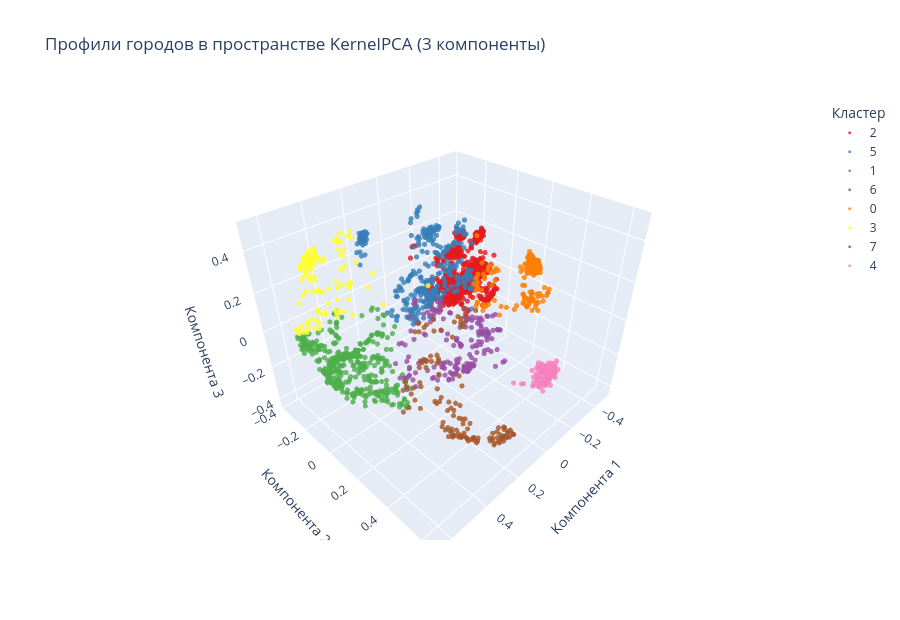

The cell this chart's notebook holds for it:
### Markdown cell above
## 5.2. Профилирование кластеров

После проверки эффекта сегментации интерпретируем сами сегменты:
- какие кластеры более «грязные» по ключевым загрязнителям;
- где выше волатильность;
- как это использовать для маршрутизации прогнозных моделей.

### Code cell
section_bar('5.2. Профили кластеров')

profile_cols = [
    'PM2.5 (ug/m3)__mean', 'PM2.5 (ug/m3)__std',
    'PM10 (ug/m3)__mean', 'PM10 (ug/m3)__std',
    'NO2 (ug/m3)__mean', 'NO2 (ug/m3)__std',
    'SO2 (ug/m3)__mean', 'SO2 (ug/m3)__std',
    'O3 (ug/m3)__mean', 'O3 (ug/m3)__std'
]
profile_cols = [c for c in profile_cols if c in city_profile.columns]

cluster_profile = city_profile.groupby('cluster_id')[profile_cols].mean()
sort_col = 'PM2.5 (ug/m3)__mean' if 'PM2.5 (ug/m3)__mean' in cluster_profile.columns else cluster_profile.columns[0]
cluster_profile = cluster_profile.sort_values(sort_col, ascending=False)
display(cluster_profile)

# 3D-визуализация в KernelPCA-пространстве (те же 3 компоненты, что для KMeans)
import plotly.express as px

vis_df = pd.DataFrame(
    {
        'kpc1': X_cluster[:, 0],
        'kpc2': X_cluster[:, 1],
        'kpc3': X_cluster[:, 2],
        'cluster_id': city_profile['cluster_id'].astype(str),
        'Country': city_profile['Country'],
        'City': city_profile['City'],
    }
)

fig_kpca_3d = px.scatter_3d(
    vis_df,
    x='kpc1',
    y='kpc2',
    z='kpc3',
    color='cluster_id',
    hover_data=['Country', 'City'],
    title='Профили городов в пространстве KernelPCA (3 компоненты)',
    labels={'kpc1': 'Компонента 1', 'kpc2': 'Компонента 2', 'kpc3': 'Компонента 3'},
    color_discrete_sequence=px.colors.qualitative.Set1,
)
fig_kpca_3d.update_traces(marker=dict(size=3, opacity=0.8))
fig_kpca_3d.update_layout(
    legend_title_text='Кластер',
    height=620,
    scene=dict(aspectmode='data', xaxis_title='Компонента 1', yaxis_title='Компонента 2', zaxis_title='Компонента 3'),
)
fig_kpca_3d.show()

# Топ-5 городов из 5 разных стран в каждом кластере
def top_cities_from_unique_countries(group, n=5):
    g = (
        group.sort_values('AQI__mean', ascending=False)
             .drop_duplicates(subset=['Country'], keep='first')
             .head(n)
    )
    return g

city_preview = (
    city_profile[['Country', 'City', 'cluster_id', 'AQI__mean']]
    .groupby('cluster_id', group_keys=False)
    .apply(top_cities_from_unique_countries, n=5)
    .reset_index(drop=True)
)

print(
    f'Кластеров: {city_preview["cluster_id"].nunique()} | '
    f'Городов в превью: {len(city_preview)}'
)
for cid, part in city_preview.groupby('cluster_id'):
    n_countries = part['Country'].nunique()
    n_cities = part['City'].nunique()
    print(f'cluster {cid}: стран={n_countries}, городов={n_cities}')

display(city_preview)

concise_conclusion([
    'Профили кластеров показывают различия по среднему уровню AQI, волатильности и структуре загрязнителей.',
    'Кластеры — сегменты для отдельного прогноза в разделах 6.4–7.',
])

### Figure 1 — Plotly figure (JSON) as saved in the notebook; plotly's stock layout.template omitted (floating-point values rounded to 4 significant figures; data arrays with more than 128 entries replaced by an {"elided": "..."} marker saying what was removed)
{"data": [{"customdata": {"elided": "640x2 str values"}, "hovertemplate": "cluster_id=2<br>Компонента 1=%{x}<br>Компонента 2=%{y}<br>Компонента 3=%{z}<br>Country=%{customdata[0]}<br>City=%{customdata[1]}<extra></extra>", "legendgroup": "2", "marker": {"color": "rgb(228,26,28)", "opacity": 0.8, "size": 3, "symbol": "circle"}, "mode": "markers", "name": "2", "scene": "scene", "showlegend": true, "type": "scatter3d", "x": {"elided": "640 float values"}, "y": {"elided": "640 float values"}, "z": {"elided": "640 float values"}}, {"customdata": {"elided": "324x2 str values"}, "hovertemplate": "cluster_id=5<br>Компонента 1=%{x}<br>Компонента 2=%{y}<br>Компонента 3=%{z}<br>Country=%{customdata[0]}<br>City=%{customdata[1]}<extra></extra>", "legendgroup": "5", "marker": {"color": "rgb(55,126,184)", "opacity": 0.8, "size": 3, "symbol": "circle"}, "mode": "markers", "name": "5", "scene": "scene", "showlegend": true, "type": "scatter3d", "x": {"elided": "324 float values"}, "y": {"elided": "324 float values"}, "z": {"elided": "324 float values"}}, {"customdata": {"elided": "458x2 str values"}, "hovertemplate": "cluster_id=1<br>Компонента 1=%{x}<br>Компонента 2=%{y}<br>Компонента 3=%{z}<br>Country=%{customdata[0]}<br>City=%{customdata[1]}<extra></extra>", "legendgroup": "1", "marker": {"color": "rgb(77,175,74)", "opacity": 0.8, "size": 3, "symbol": "circle"}, "mode": "markers", "name": "1", "scene": "scene", "showlegend": true, "type": "scatter3d", "x": {"elided": "458 float values"}, "y": {"elided": "458 float values"}, "z": {"elided": "458 float values"}}, {"customdata": {"elided": "197x2 str values"}, "hovertemplate": "cluster_id=6<br>Компонента 1=%{x}<br>Компонента 2=%{y}<br>Компонента 3=%{z}<br>Country=%{customdata[0]}<br>City=%{customdata[1]}<extra></extra>", "legendgroup": "6", "marker": {"color": "rgb(152,78,163)", "opacity": 0.8, "size": 3, "symbol": "circle"}, "mode": "markers", "name": "6", "scene": "scene", "showlegend": true, "type": "scatter3d", "x": {"elided": "197 float values"}, "y": {"elided": "197 float values"}, "z": {"elided": "197 float values"}}, {"customdata": {"elided": "288x2 str values"}, "hovertemplate": "cluster_id=0<br>Компонента 1=%{x}<br>Компонента 2=%{y}<br>Компонента 3=%{z}<br>Country=%{customdata[0]}<br>City=%{customdata[1]}<extra></extra>", "legendgroup": "0", "marker": {"color": "rgb(255,127,0)", "opacity": 0.8, "size": 3, "symbol": "circle"}, "mode": "markers", "name": "0", "scene": "scene", "showlegend": true, "type": "scatter3d", "x": {"elided": "288 float values"}, "y": {"elided": "288 float values"}, "z": {"elided": "288 float values"}}, {"customdata": {"elided": "146x2 str values"}, "hovertemplate": "cluster_id=3<br>Компонента 1=%{x}<br>Компонента 2=%{y}<br>Компонента 3=%{z}<br>Country=%{customdata[0]}<br>City=%{customdata[1]}<extra></extra>", "legendgroup": "3", "marker": {"color": "rgb(255,255,51)", "opacity": 0.8, "size": 3, "symbol": "circle"}, "mode": "markers", "name": "3", "scene": "scene", "showlegend": true, "type": "scatter3d", "x": {"elided": "146 float values"}, "y": {"elided": "146 float values"}, "z": {"elided": "146 float values"}}, {"customdata": {"elided": "127x2 str values"}, "hovertemplate": "cluster_id=7<br>Компонента 1=%{x}<br>Компонента 2=%{y}<br>Компонента 3=%{z}<br>Country=%{customdata[0]}<br>City=%{customdata[1]}<extra></extra>", "legendgroup": "7", "marker": {"color": "rgb(166,86,40)", "opacity": 0.8, "size": 3, "symbol": "circle"}, "mode": "markers", "name": "7", "scene": "scene", "showlegend": true, "type": "scatter3d", "x": [0.2367, 0.3547, 0.3486, 0.3102, 0.191, 0.2475, 0.2352, 0.1956, 0.3937, 0.2519, 0.2032, 0.2327, 0.2521, 0.2574, 0.2183, 0.3105, 0.1452, 0.111, 0.3733, 0.2273, 0.4198, 0.3376, 0.36, 0.3647, 0.3073, 0.2323, 0.269, 0.2242, 0.2666, 0.2897, 0.2736, 0.2558, 0.2757, 0.254, 0.1099, 0.09232, 0.2172, 0.2203, 0.2265, 0.1945, 0.3637, 0.2508, 0.3462, 0.2684, 0.3572, 0.3124, 0.3231, 0.2492, 0.2361, 0.3806, 0.3496, 0.2061, 0.344, 0.2371, 0.2555, 0.251, 0.2732, 0.2864, 0.3045, 0.2974, 0.3073, 0.2976, 0.286, 0.3097, 0.2924, 0.2849, 0.3127, 0.2883, 0.2695, 0.2822, 0.2844, 0.2908, 0.248, 0.282, 0.2403, 0.2487, 0.2249, 0.215, 0.243, 0.2529, 0.2637, 0.2403, 0.3499, 0.3514, 0.3618, 0.3775, 0.3641, 0.3343, 0.3517, 0.3603, 0.3633, 0.3549, 0.3583, 0.3742, 0.3523, 0.3291, 0.3976, 0.3802, 0.3983, 0.3813, 0.4012, 0.3704, 0.3916, 0.3927, 0.392, 0.3993, 0.4081, 0.3942, 0.3972, 0.2514, 0.2223, 0.2552, 0.203, 0.2666, 0.2185, 0.1907, 0.2544, 0.2673, 0.2737, 0.4095, 0.4002, 0.2573, 0.2144, 0.2314, 0.3979, 0.4029, 0.2082], "y": [0.2972, 0.207, 0.2347, 0.1995, 0.2949, 0.3217, 0.3266, 0.3263, 0.1792, 0.2653, 0.2036, 0.2203, 0.2244, 0.2419, 0.2162, 0.1939, 0.2705, 0.2566, 0.1878, 0.2806, 0.2038, 0.1645, 0.1653, 0.163, 0.1446, 0.2196, 0.1903, 0.2246, 0.1909, 0.1785, 0.1513, 0.151, 0.1877, 0.2092, 0.1934, 0.2369, 0.2059, 0.1688, 0.1467, 0.1903, 0.2389, 0.3916, 0.2401, 0.3904, 0.2982, 0.3296, 0.3018, 0.3569, 0.3882, 0.2812, 0.3302, 0.407, 0.2702, 0.3621, 0.3926, 0.3399, 0.3955, 0.4695, 0.4251, 0.4417, 0.3951, 0.4358, 0.4415, 0.5994, 0.6085, 0.6213, 0.4808, 0.6172, 0.6148, 0.5877, 0.587, 0.6054, 0.5976, 0.5885, 0.6394, 0.6119, 0.6204, 0.5631, 0.6331, 0.6216, 0.6292, 0.6249, 0.5627, 0.5702, 0.5246, 0.5055, 0.5223, 0.5572, 0.4836, 0.4633, 0.5469, 0.5525, 0.5541, 0.5308, 0.5512, 0.4774, 0.4796, 0.5018, 0.474, 0.5158, 0.4867, 0.5391, 0.4311, 0.5062, 0.505, 0.4759, 0.4665, 0.4754, 0.487, 0.6048, 0.5964, 0.6176, 0.6145, 0.6249, 0.6123, 0.6233, 0.6231, 0.5623, 0.6021, 0.4318, 0.4661, 0.6258, 0.64, 0.6436, 0.4249, 0.4563, 0.5839], "z": [-0.2467, -0.2164, -0.2512, -0.1715, -0.2875, -0.2596, -0.278, -0.2757, -0.152, -0.2301, -0.3307, -0.2211, -0.2829, -0.2792, -0.1476, -0.1521, -0.1693, -0.2587, -0.2618, -0.3178, -0.2449, -0.2204, -0.1632, -0.1352, -0.2166, -0.07372, -0.09424, -0.06436, -0.06023, -0.05153, -0.1152, -0.09896, -0.05161, -0.05692, -0.01351, 0.05811, -0.04603, -0.07141, -0.1042, -0.08864, 0.1728, 0.2346, 0.2039, 0.2474, 0.2328, 0.2013, 0.2424, 0.246, 0.2579, 0.2039, 0.2167, 0.2776, 0.1998, 0.2041, 0.3034, 0.213, 0.2686, -0.2164, -0.2051, -0.2303, -0.2096, -0.2081, -0.2104, -0.2012, -0.2196, -0.2066, -0.2197, -0.1859, -0.2312, -0.1873, -0.2213, -0.2337, -0.2142, -0.2166, -0.2013, -0.2158, -0.1958, -0.225, -0.2042, -0.1517, -0.1864, -0.2169, -0.2082, -0.1921, -0.2065, -0.1968, -0.2005, -0.1975, -0.2376, -0.2049, -0.19, -0.1972, -0.1781, -0.1851, -0.1878, -0.2355, -0.1972, -0.1951, -0.1605, -0.1797, -0.1878, -0.2005, -0.2051, -0.1856, -0.1693, -0.1804, -0.2025, -0.2087, -0.1886, -0.2347, -0.2035, -0.2161, -0.2089, -0.2004, -0.2144, -0.2358, -0.2271, -0.2464, -0.1738, -0.1709, -0.1765, -0.1916, -0.2064, -0.1831, -0.1612, -0.1633, -0.2096]}, {"customdata": {"elided": "125x2 str values"}, "hovertemplate": "cluster_id=4<br>Компонента 1=%{x}<br>Компонента 2=%{y}<br>Компонента 3=%{z}<br>Country=%{customdata[0]}<br>City=%{customdata[1]}<extra></extra>", "legendgroup": "4", "marker": {"color": "rgb(247,129,191)", "opacity": 0.8, "size": 3, "symbol": "circle"}, "mode": "markers", "name": "4", "scene": "scene", "showlegend": true, "type": "scatter3d", "x": [-0.01108, -0.1297, -0.176, -0.1387, -0.1455, -0.1641, -0.1701, -0.1706, -0.1219, -0.1804, -0.1418, -0.1326, -0.1643, -0.1497, -0.1103, -0.1509, -0.1192, -0.02798, -0.02162, 0.01345, -0.02931, -0.03668, -0.07988, -0.05692, -0.05599, 0.01486, -0.07663, -0.02909, -0.05014, -0.02436, -0.07469, -0.03441, -0.02339, -0.04591, -0.06812, -0.01238, -0.04392, -0.06556, -0.06488, -0.02559, -0.04147, -0.0526, -0.06719, -0.03161, -0.04743, -0.03692, -0.03047, -0.02976, -0.1451, -0.1723, -0.2008, -0.1363, -0.1158, -0.1542, -0.1502, -0.1204, -0.1121, -0.1358, -0.163, -0.1675, -0.1305, -0.1167, -0.0857, -0.1106, -0.1442, -0.1564, -0.1479, -0.1099, -0.1512, -0.16, -0.1297, -0.1402, -0.1682, -0.1242, -0.1427, -0.1502, -0.1539, -0.03186, -0.0002532, -0.03231, -0.01964, 0.01437, -0.04659, 0.007949, -0.04717, -0.05229, -0.02876, -0.006184, -0.06824, -2.102e-05, -0.06768, -0.04588, -0.03917, -0.1464, -0.1253, -0.1132, -0.1048, -0.1468, -0.1285, -0.1413, -0.1248, -0.1591, -0.1664, -0.1329, -0.1426, -0.07142, -0.1351, -0.1339, -0.1862, -0.0333, -0.07105, -0.04098, -0.06096, -0.01657, -0.06168, -0.1427, -0.09987, -0.1169, -0.134, -0.1309, -0.1594, -0.1781, -0.1461, -0.1643, -0.181], "y": [0.5536, 0.5533, 0.5334, 0.5557, 0.5739, 0.5442, 0.4683, 0.5115, 0.5641, 0.5528, 0.5534, 0.5282, 0.5578, 0.5608, 0.5226, 0.5506, 0.5845, 0.6093, 0.6031, 0.5986, 0.6126, 0.5848, 0.5768, 0.59, 0.6127, 0.5998, 0.5231, 0.6008, 0.5677, 0.5919, 0.5998, 0.6111, 0.6111, 0.5835, 0.5334, 0.6069, 0.5758, 0.5348, 0.5957, 0.605, 0.6069, 0.6065, 0.6034, 0.4944, 0.5719, 0.5423, 0.5899, 0.6078, 0.5729, 0.5328, 0.5012, 0.5379, 0.5649, 0.5687, 0.5631, 0.5589, 0.5177, 0.5839, 0.5441, 0.5315, 0.5782, 0.5373, 0.515, 0.5597, 0.5227, 0.5414, 0.5088, 0.5541, 0.5689, 0.5634, 0.5773, 0.5902, 0.5427, 0.4971, 0.5697, 0.5574, 0.5438, 0.5657, 0.4629, 0.6084, 0.5833, 0.5145, 0.5536, 0.5941, 0.5746, 0.5848, 0.5909, 0.6168, 0.5939, 0.6035, 0.5749, 0.5359, 0.5905, 0.5655, 0.5332, 0.5708, 0.5757, 0.5665, 0.576, 0.5597, 0.4682, 0.5558, 0.554, 0.5667, 0.5514, 0.535, 0.5726, 0.4968, 0.4724, 0.6, 0.5863, 0.5893, 0.5926, 0.5522, 0.5899, 0.5681, 0.5593, 0.5264, 0.5102, 0.5747, 0.5161, 0.5255, 0.5471, 0.5129, 0.5309], "z": [-0.09625, -0.1444, -0.1657, -0.1492, -0.146, -0.1607, -0.1806, -0.1572, -0.1564, -0.1072, -0.1132, -0.1219, -0.1275, -0.1181, -0.1004, -0.1728, -0.1109, -0.0791, -0.09865, -0.1041, -0.06784, -0.1232, -0.128, -0.1497, -0.1333, -0.05485, -0.1363, -0.08298, -0.1442, -0.1123, -0.1058, -0.08585, -0.06876, -0.136, -0.1508, -0.142, -0.1002, -0.1371, -0.08151, -0.1151, -0.0905, -0.1069, -0.05636, -0.1845, -0.07173, -0.1694, -0.05921, -0.0775, -0.137, -0.178, -0.1635, -0.1626, -0.1867, -0.139, -0.1466, -0.1023, -0.1259, -0.1569, -0.1466, -0.1586, -0.1164, -0.1973, -0.1149, -0.1117, -0.1515, -0.1467, -0.173, -0.1322, -0.1524, -0.1484, -0.1317, -0.1118, -0.1646, -0.1192, -0.143, -0.1246, -0.1215, -0.136, -0.1804, -0.05759, -0.1397, -0.1438, -0.1404, -0.03529, -0.1329, -0.1295, -0.1332, -0.07623, -0.08706, -0.0906, -0.09798, -0.1595, -0.1275, -0.1266, -0.1385, -0.1432, -0.1, -0.1584, -0.1259, -0.1678, -0.1803, -0.1617, -0.1298, -0.1295, -0.09889, -0.1007, -0.08453, -0.2191, -0.1829, -0.1179, -0.09582, -0.103, -0.1058, -0.1508, -0.1134, -0.1345, -0.1103, -0.1462, -0.173, -0.1482, -0.1841, -0.1623, -0.1538, -0.1543, -0.1626]}], "layout": {"height": 620, "legend": {"title": {"text": "Кластер"}, "tracegroupgap": 0}, "scene": {"aspectmode": "data", "domain": {"x": [0, 1], "y": [0, 1]}, "xaxis": {"title": {"text": "Компонента 1"}}, "yaxis": {"title": {"text": "Компонента 2"}}, "zaxis": {"title": {"text": "Компонента 3"}}}, "title": {"text": "Профили городов в пространстве KernelPCA (3 компоненты)"}}}
